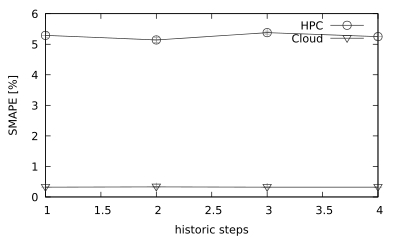

Write gnuplot code to recreate this figure.
#set term png size 800,400
#set output 'by-history-smape.png'

set terminal pdf size 4,2.4
set output 'by-history-smape.pdf'

#x axis formatting
set xlabel 'historic steps'

#y axis formatting
set ylabel 'SMAPE [%]'

# styles
set style line 1 \
    linecolor rgb '#606060' \
    linetype 1 linewidth 1.0 \
    pointtype 6 pointsize 0.5
set style line 2 \
    linecolor rgb '#606060' \
    linetype 1 linewidth 1.0 \
    pointtype 4 pointsize 0.5
set style line 3 \
    linecolor rgb '#A0A0A0' \
    linetype 1 linewidth 1

set autoscale

plot \
    "by-history-smape-hpc.csv" using 1:2:3 with errorbars ls 3 notitle, "" using 1:2 with linespoints ls 1 title 'HPC', \
    "by-history-smape-uninet.csv" using 1:2:3 with errorbars ls 3 notitle, "" using 1:2 with linespoints ls 2 title 'Cloud'
